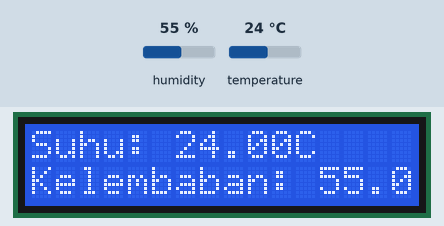
This sketch was run on a simulated ESP32. Shown: 16×2 character LCD. The inputs (shaded band) are chosen by the test bench; at power-on: humidity 55 %, temperature 24 °C. What the sketch prints to the serial monitor is not drawn.

Above: at 3.2 s.
3.3 s: humidity set to 22 %
At 5.5 s:
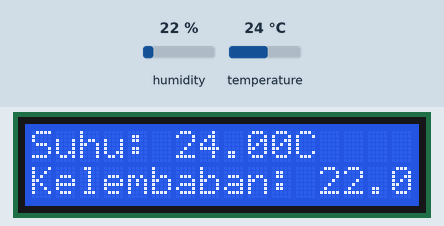
6.0 s: temperature set to 12 °C
At 7.1 s:
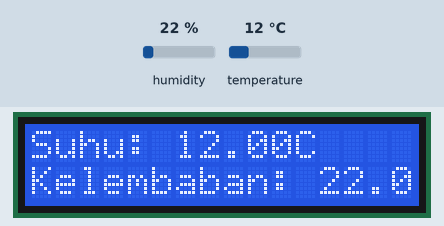
8.7 s: humidity set to 40 %
At 11.4 s:
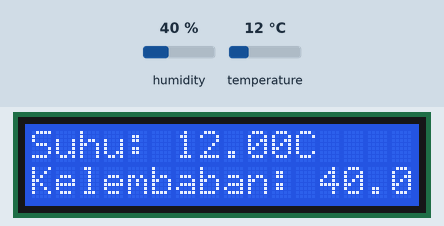
11.7 s: temperature set to 19 °C
At 13.1 s:
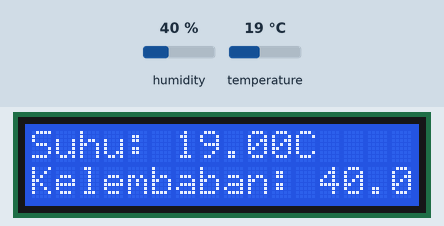
Timing chart, 0 to 14.7 s (numbered marks = the images above; inputs shaded):
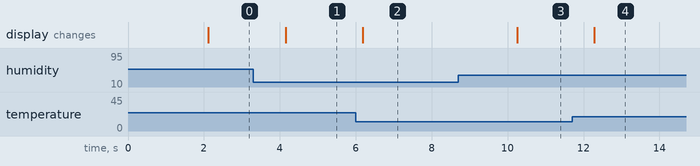

Measured:
- after the input at 3.3 s, the display: changes after 0.85 s (image 1)
- after the input at 6.0 s, the display: changes after 0.18 s (image 2)
- after the input at 8.7 s, the display: changes after 1.6 s (image 3)
- after the input at 11.7 s, the display: changes after 0.59 s (image 4)

The sketch:

sketch.ino
```cpp
#include <Wire.h>  // Library untuk komunikasi I2C
#include <LiquidCrystal_I2C.h>  // Library untuk LCD I2C
#include <Adafruit_Sensor.h>  // Library untuk sensor DHT
#include <DHT.h>  // Library untuk sensor DHT22

#define DHT_PIN 2     // Pin digital yang terhubung dengan sensor DHT22
#define DHT_TYPE DHT22   // Jenis sensor DHT (DHT22)

DHT dht(DHT_PIN, DHT_TYPE);

LiquidCrystal_I2C lcd(0x27, 16, 2);  // Inisialisasi objek LCD I2C

void setup() {
  Wire.begin();
  lcd.begin(16, 2);  // Inisialisasi LCD I2C dengan ukuran 16 kolom dan 2 baris
  lcd.backlight();  // Mengaktifkan backlight LCD
  lcd.setCursor(0, 0);
  lcd.print("Monitoring DHT22");
  delay(2000);
  lcd.clear();

  Serial.begin(9600);  // Inisialisasi komunikasi serial
}

void loop() {
  float temperature = dht.readTemperature();  // Membaca data suhu
  float humidity = dht.readHumidity();  // Membaca data kelembaban

  lcd.setCursor(0, 0);
  lcd.print("Suhu: ");
  lcd.print(temperature);
  lcd.print("C");

  lcd.setCursor(0, 1);
  lcd.print("Kelembaban: ");
  lcd.print(humidity);
  lcd.print("%");

  Serial.print("Suhu: ");
  Serial.print(temperature);
  Serial.print("C, Kelembaban: ");
  Serial.print(humidity);
  Serial.println("%");

  delay(2000);
}
```
